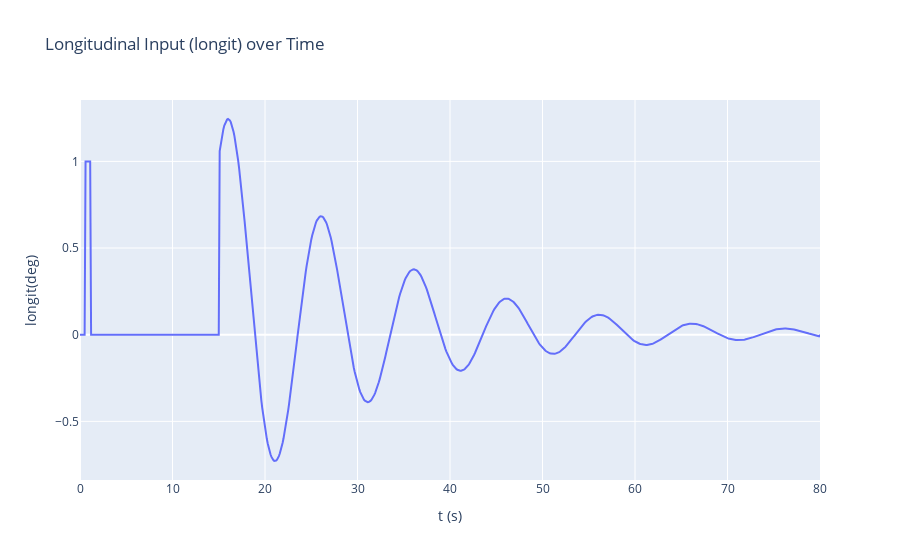

The cell this chart's notebook holds for it:
### Code cell
fig = go.Figure()
fig.add_trace(go.Scatter(x=t, y=np.array(longit)*180/np.pi, mode='lines', name='longit(deg)'))
fig.update_layout(title='Longitudinal Input (longit) over Time',
                  xaxis_title='t (s)',
                  yaxis_title='longit(deg)')
fig.show()

### Figure 1 — Plotly figure (JSON) as saved in the notebook; plotly's stock layout.template omitted (floating-point values rounded to 4 significant figures; data arrays with more than 128 entries replaced by an {"elided": "..."} marker saying what was removed)
{"data": [{"mode": "lines", "name": "longit(deg)", "type": "scatter", "x": {"elided": "801 float values"}, "y": {"elided": "801 float values"}}], "layout": {"title": {"text": "Longitudinal Input (longit) over Time"}, "xaxis": {"title": {"text": "t (s)"}}, "yaxis": {"title": {"text": "longit(deg)"}}}}
